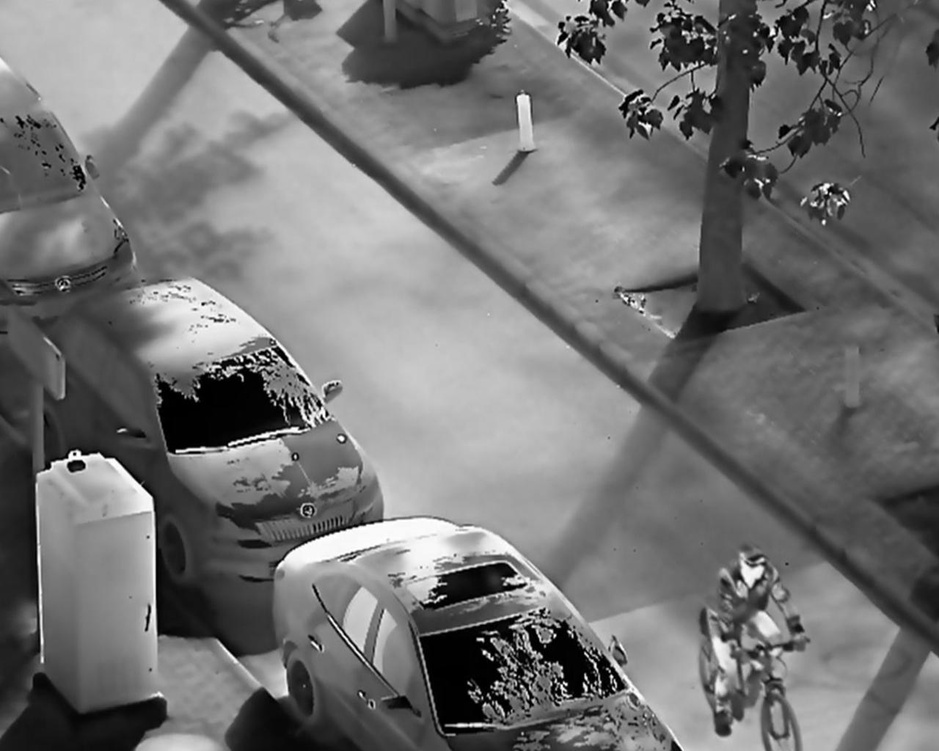
#> input picture data/custom_dataset/train/infrared/250410.jpg, 939 x 751 px, shrunk from 1280 x 1024 before the run; its folder holds only this picture in this run
$ python generate_masks.py   (older library calls are emulated)
#> lines starting #> are read from the running program, lines starting #| are printed output that depends on the picture; after the words box and inside, x2 and y2 are one past the last pixel; in counts of white or black regions, pixels touching at a corner belong together
#> in main, ir is the input picture: shape (751, 939, 3); min 0, max 255, mean 115.1
# generate_masks.py
import os
import cv2
import numpy as np
from glob import glob

# adjust these paths if your dataset path is different
IR_DIR = "data/custom_dataset/TRAIN/Infrared"
MASK_DIR = "data/custom_dataset/MASKS"
os.makedirs(MASK_DIR, exist_ok=True)

# parameters (tune if needed)
THRESH = None         # if None we will use Otsu automatic thresholding
GAUSSIAN_KERNEL = (5,5)
SOBEL_KERNEL = 3
MORPH_KERNEL = cv2.getStructuringElement(cv2.MORPH_ELLIPSE, (5,5))

def make_mask(ir_img):
    # ir_img is single channel numpy array, uint8
    # denoise a bit
    img = cv2.GaussianBlur(ir_img, GAUSSIAN_KERNEL, 0)
    # threshold: Otsu if THRESH None
    if THRESH is None:
        _, th = cv2.threshold(img, 0, 255, cv2.THRESH_BINARY + cv2.THRESH_OTSU)
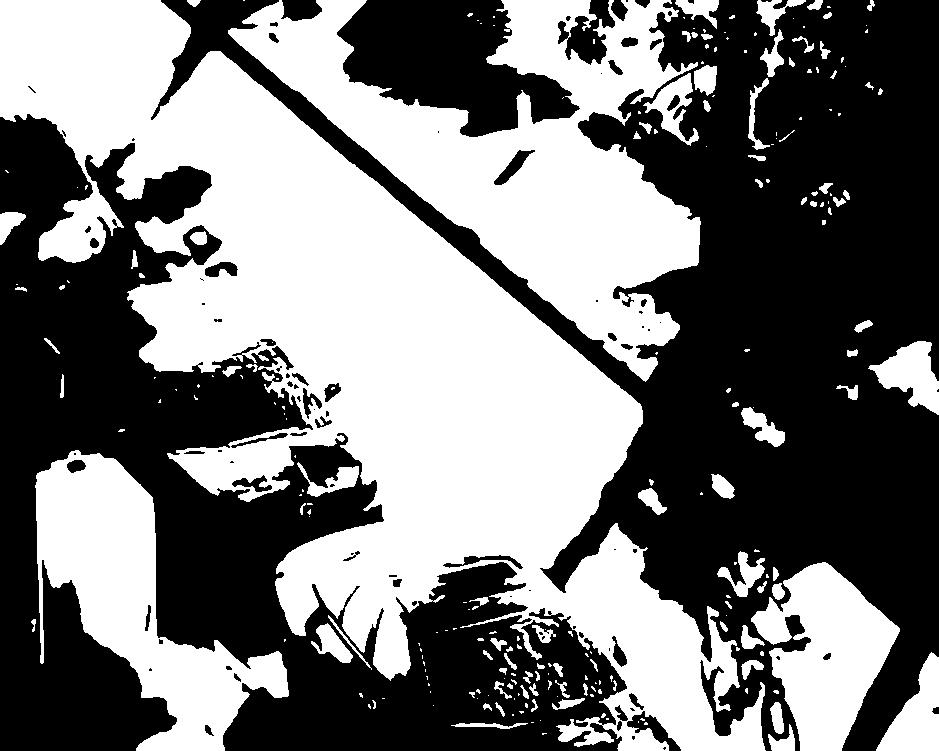
#> th: shape (751, 939); 47.1% white; 237 white regions (139 under 20 px), largest, box (x1, y1, x2, y2) and area: (0, 0, 766, 751) 199053, (228, 0, 701, 382) 67143, (35, 450, 289, 751) 29396
    else:
        _, th = cv2.threshold(img, THRESH, 255, cv2.THRESH_BINARY)
    # edges
    gradx = cv2.Sobel(img, cv2.CV_16S, 1, 0, ksize=SOBEL_KERNEL)
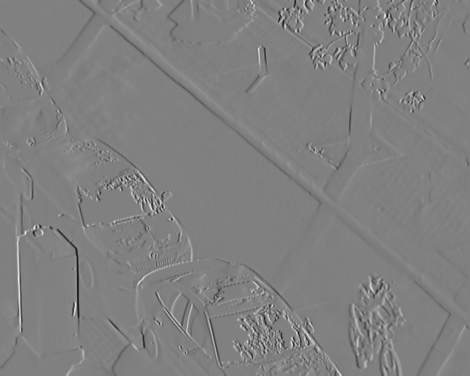
#> gradx: shape (751, 939) int16 (shown at 1/2 size); min -574, max 566, mean 0.1; drawn with min black and max white
    grady = cv2.Sobel(img, cv2.CV_16S, 0, 1, ksize=SOBEL_KERNEL)
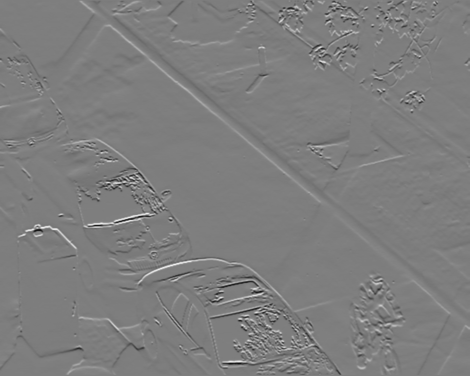
#> grady: shape (751, 939) int16 (shown at 1/2 size); min -559, max 571, mean -0.3; drawn with min black and max white
    grad = cv2.magnitude(gradx.astype(np.float32), grady.astype(np.float32))
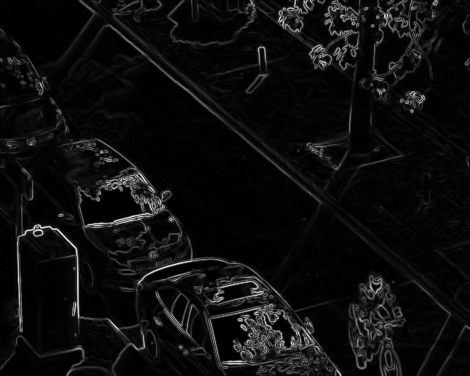
#> grad: shape (751, 939) float32 (shown at 1/2 size); min 0, max 574.4, mean 32.8; drawn with min black and max white
    grad = np.uint8(np.clip((grad / (grad.max()+1e-9)) * 255, 0, 255))
    _, grad_th = cv2.threshold(grad, 0, 255, cv2.THRESH_BINARY + cv2.THRESH_OTSU)
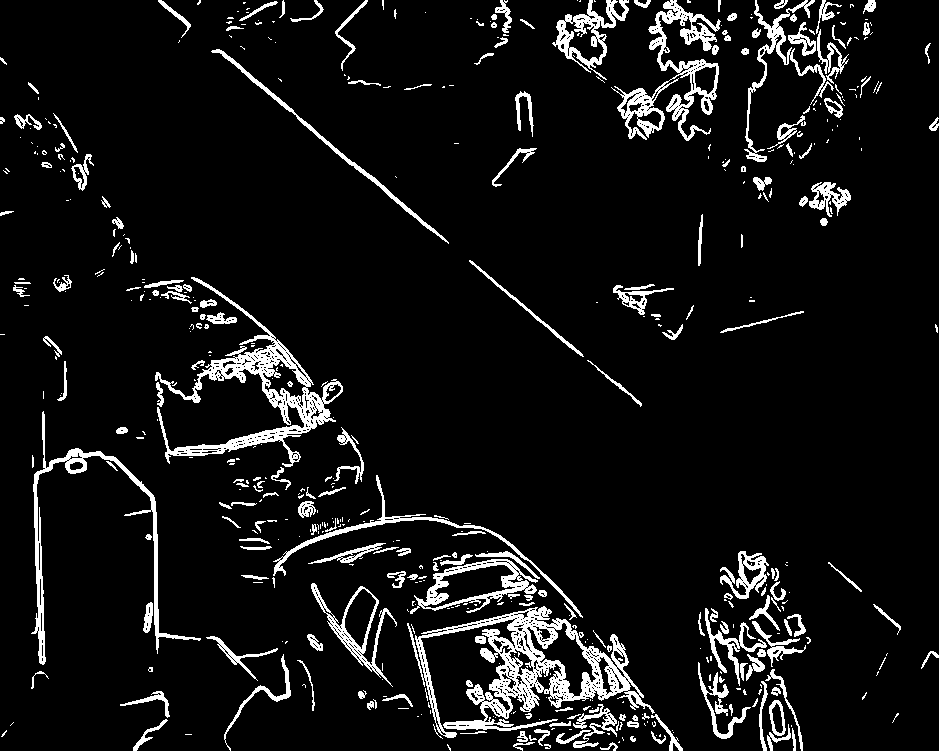
#> grad_th: shape (751, 939); 7.7% white; 525 white regions (314 under 20 px), largest, box (x1, y1, x2, y2) and area: (407, 606, 655, 738) 8698, (155, 277, 343, 467) 5811, (611, 0, 721, 141) 3995
    # combine threshold and edges
    combined = cv2.bitwise_or(th, grad_th)
#> combined: shape (751, 939); 51.7% white; 489 black regions (422 under 20 px), largest, box (x1, y1, x2, y2) and area: (151, 0, 939, 751) 180209, (0, 116, 615, 751) 128812, (338, 0, 580, 137) 18643
    # morphological open/close to clean
    combined = cv2.morphologyEx(combined, cv2.MORPH_CLOSE, MORPH_KERNEL, iterations=2)
#> combined: shape (751, 939); 54.8% white; 49 black regions, largest, box (x1, y1, x2, y2) and area: (165, 0, 939, 751) 165219, (0, 120, 449, 751) 105081, (340, 0, 577, 137) 18161
    combined = cv2.morphologyEx(combined, cv2.MORPH_OPEN, MORPH_KERNEL, iterations=1)
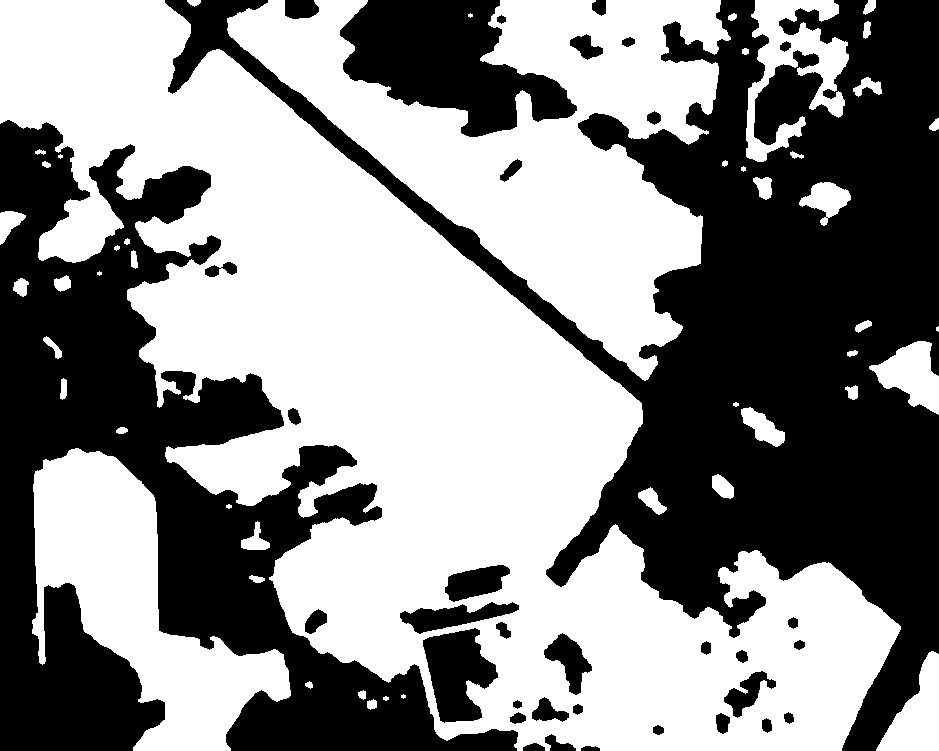
#> combined: shape (751, 939); 54.4% white; 35 black regions, largest, box (x1, y1, x2, y2) and area: (165, 0, 939, 751) 171949, (0, 120, 518, 751) 116413, (340, 0, 577, 137) 18351
    # final smoothing and ensure binary
    _, final = cv2.threshold(combined, 127, 255, cv2.THRESH_BINARY)
    return final

def main():
    ir_files = sorted(glob(os.path.join(IR_DIR, "*.*")))
    if len(ir_files) == 0:
        print("No infrared images found in", IR_DIR)
        return
    for p in ir_files:
        fname = os.path.basename(p)
        ir = cv2.imread(p, cv2.IMREAD_UNCHANGED)
        if ir is None:
            print("Could not read", p)
            continue
        if len(ir.shape) == 3:
            # if color, convert to gray
            ir = cv2.cvtColor(ir, cv2.COLOR_BGR2GRAY)
        mask = make_mask(ir)
        outp = os.path.join(MASK_DIR, fname)
        cv2.imwrite(outp, mask)
        print("Saved mask:", outp)

if __name__ == "__main__":
    main()

$ run again, on data/custom_dataset/train/infrared/250414.jpg
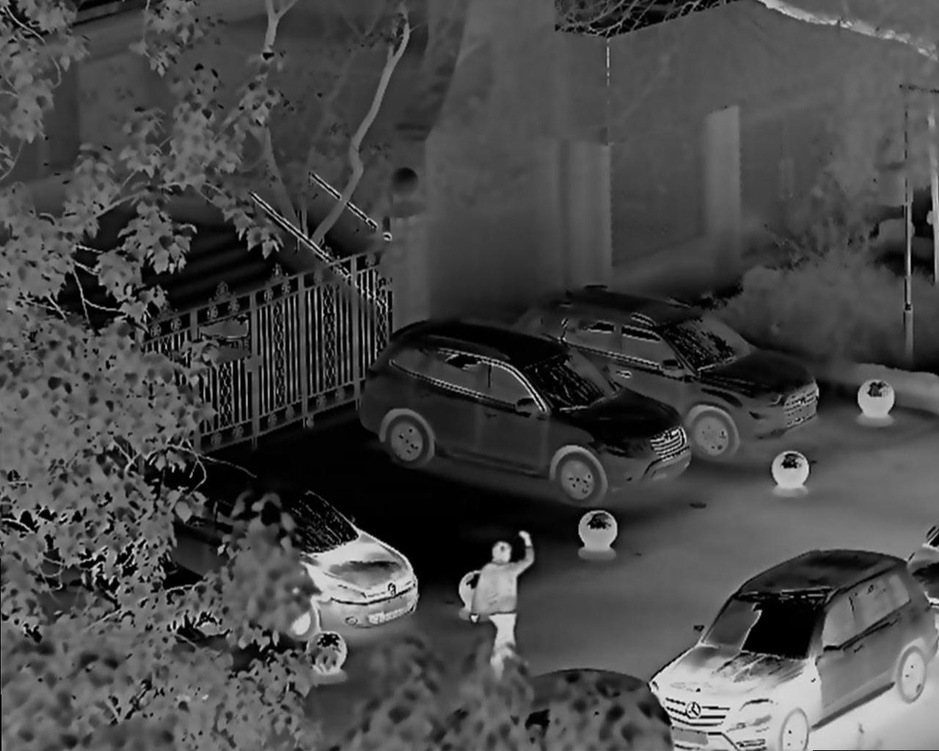
#> input picture data/custom_dataset/train/infrared/250414.jpg, 939 x 751 px, shrunk from 1280 x 1024 before the run
#> in main, ir is the input picture: shape (751, 939, 3); min 0, max 248, mean 72.1
#> ir: shape (751, 939)
#> in make_mask, `_, th = cv2.threshold(img, 0, 255, cv2.THRESH_BINARY + cv2.THRESH_OTSU)`:
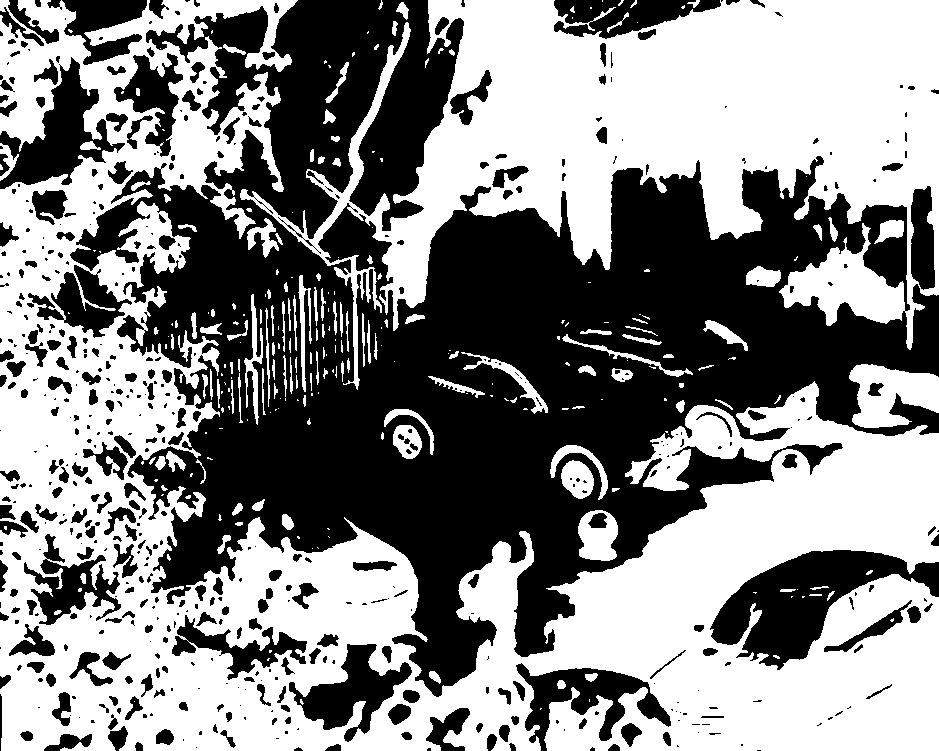
#> th: shape (751, 939); 53% white; 547 black regions (272 under 20 px), largest, box (x1, y1, x2, y2) and area: (70, 0, 939, 697) 253362, (710, 550, 939, 670) 11862, (0, 57, 125, 189) 6181
#> grad_th: shape (751, 939); 13% white; 1121 white regions (695 under 20 px), largest, box (x1, y1, x2, y2) and area: (226, 506, 421, 684) 6592, (82, 430, 218, 606) 4945, (13, 201, 170, 355) 4375
#> in make_mask, `combined = cv2.morphologyEx(combined, cv2.MORPH_OPEN, MORPH_KERNEL, it..`:
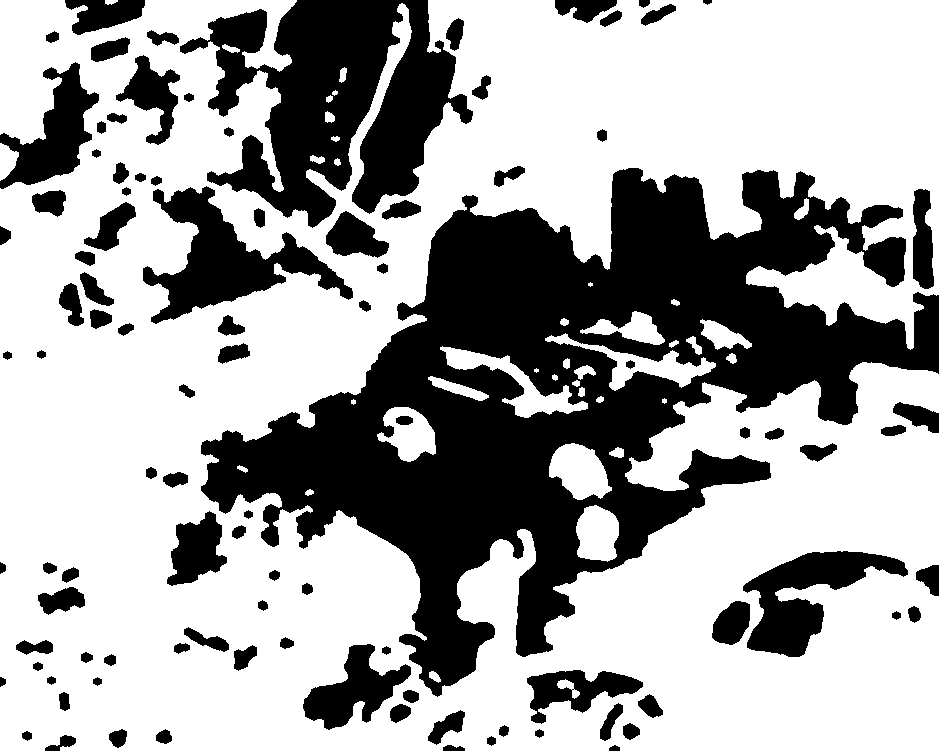
#> combined: shape (751, 939); 65.2% white; 100 black regions, largest, box (x1, y1, x2, y2) and area: (201, 168, 939, 697) 148597, (180, 0, 473, 228) 35426, (143, 186, 353, 324) 10288

$ run again, on data/custom_dataset/train/infrared/250415.jpg
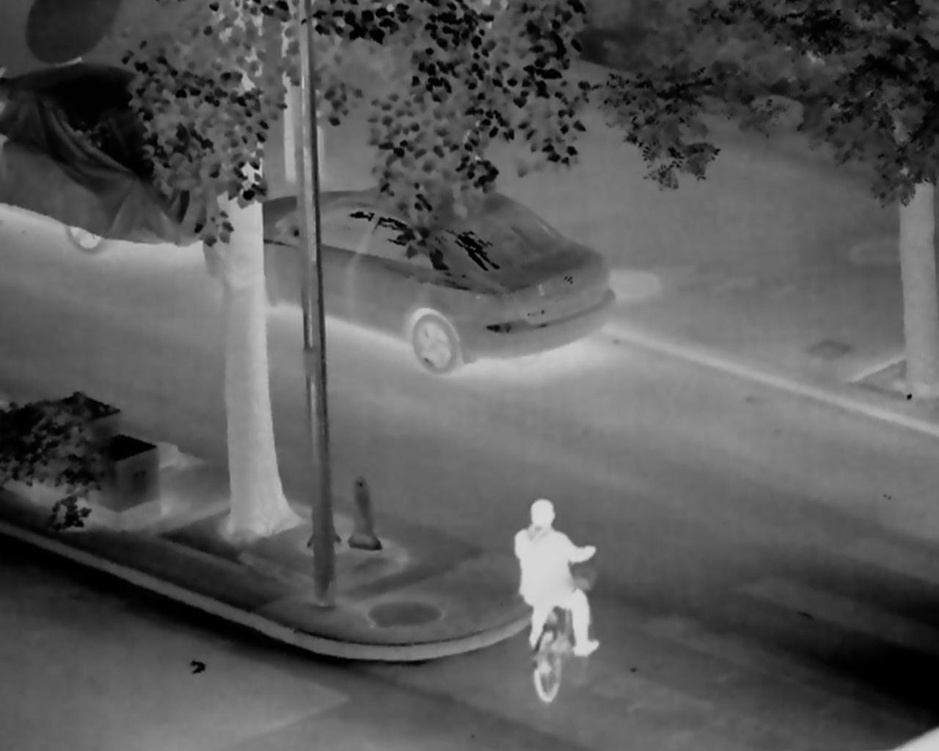
#> input picture data/custom_dataset/train/infrared/250415.jpg, 939 x 751 px, shrunk from 1280 x 1024 before the run
#> in main, ir is the input picture: shape (751, 939, 3); min 0, max 218, mean 88.7
#> ir: shape (751, 939)
#> in make_mask, `_, th = cv2.threshold(img, 0, 255, cv2.THRESH_BINARY + cv2.THRESH_OTSU)`:
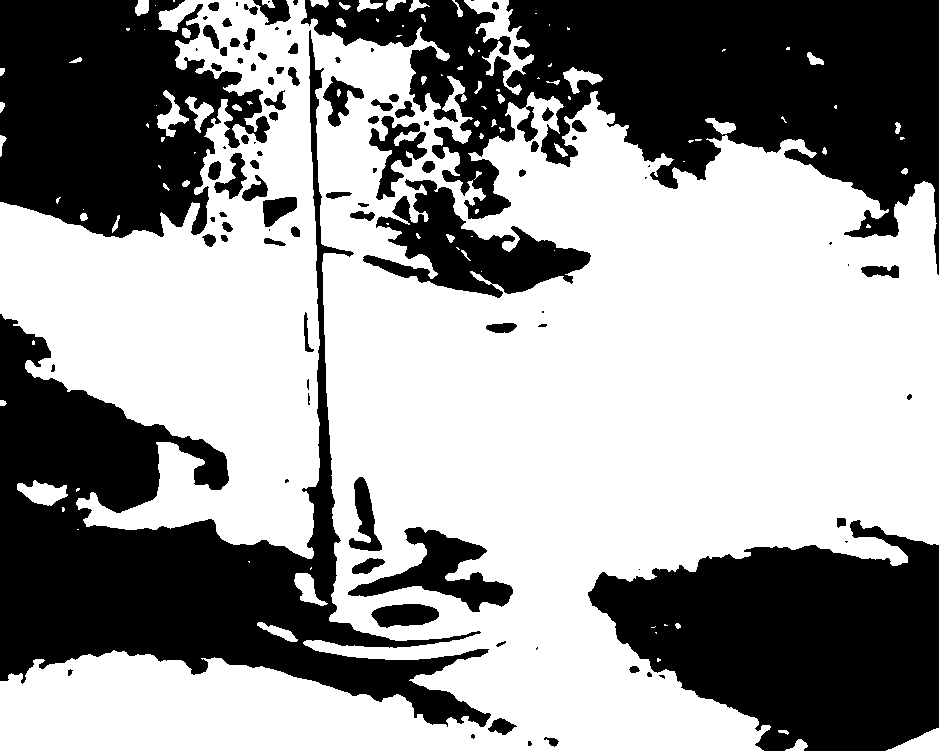
#> th: shape (751, 939); 59.4% white; 99 black regions (27 under 20 px), largest, box (x1, y1, x2, y2) and area: (301, 0, 939, 275) 82255, (0, 30, 491, 727) 76657, (588, 520, 939, 751) 53426
#> grad_th: shape (751, 939); 9.3% white; 627 white regions (350 under 20 px), largest, box (x1, y1, x2, y2) and area: (217, 0, 396, 452) 6524, (25, 497, 602, 663) 5736, (0, 131, 298, 302) 4469
#> in make_mask, `combined = cv2.morphologyEx(combined, cv2.MORPH_OPEN, MORPH_KERNEL, it..`:
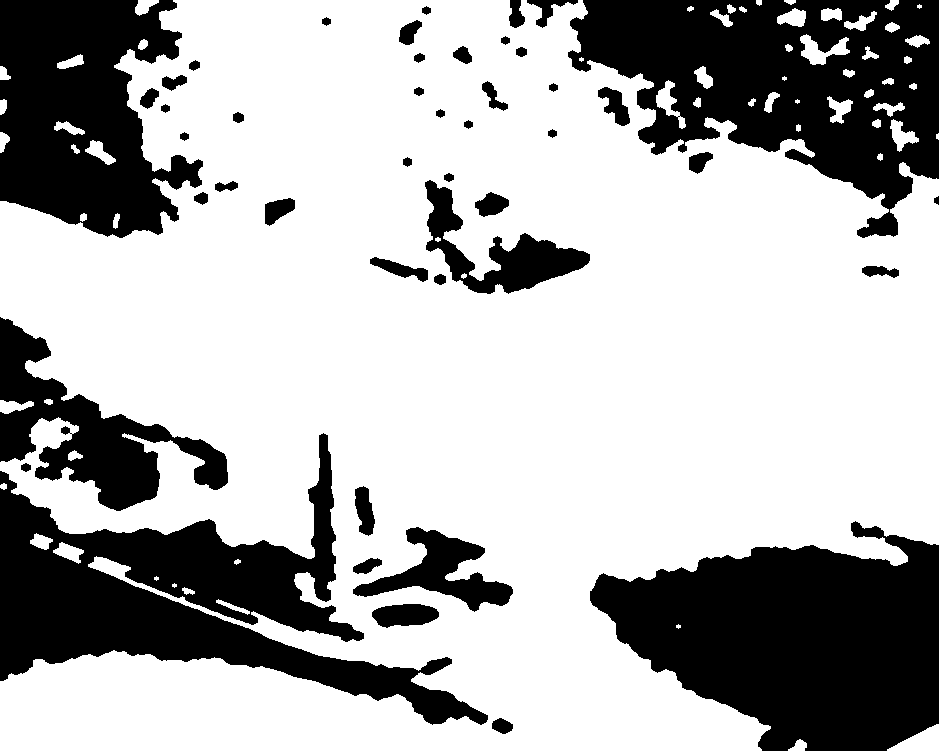
#> combined: shape (751, 939); 69.3% white; 45 black regions, largest, box (x1, y1, x2, y2) and area: (590, 521, 939, 751) 53118, (568, 0, 939, 238) 47931, (0, 433, 488, 725) 47221
